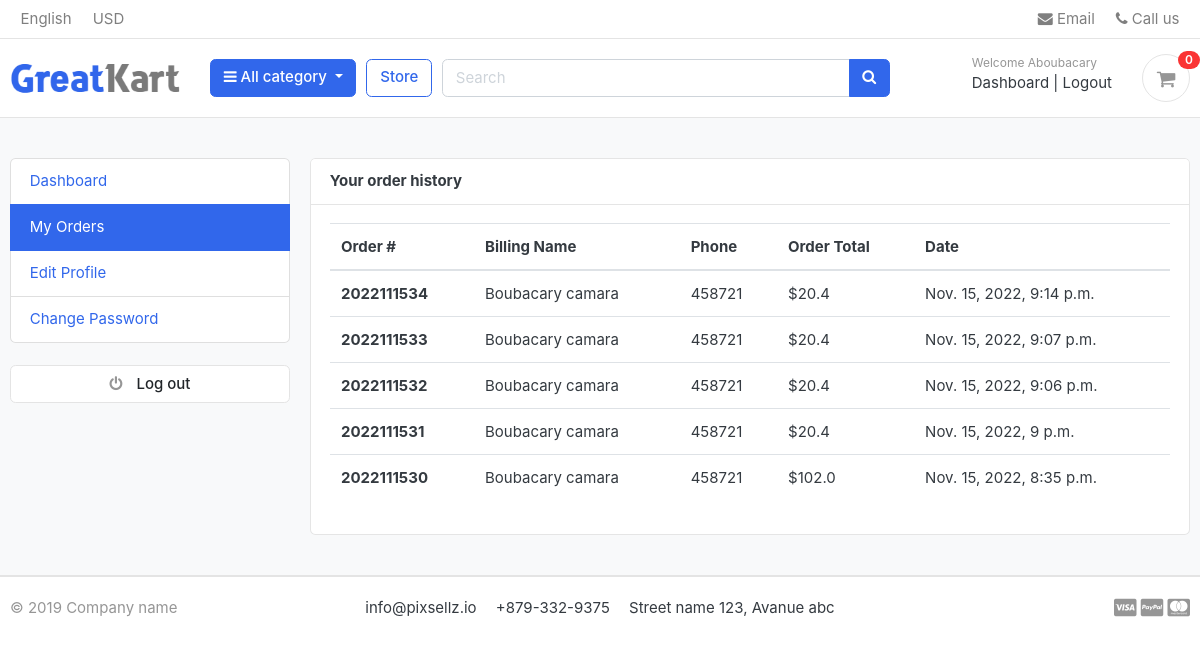
The app's page /accounts/my_orders/ (signed in), older data.
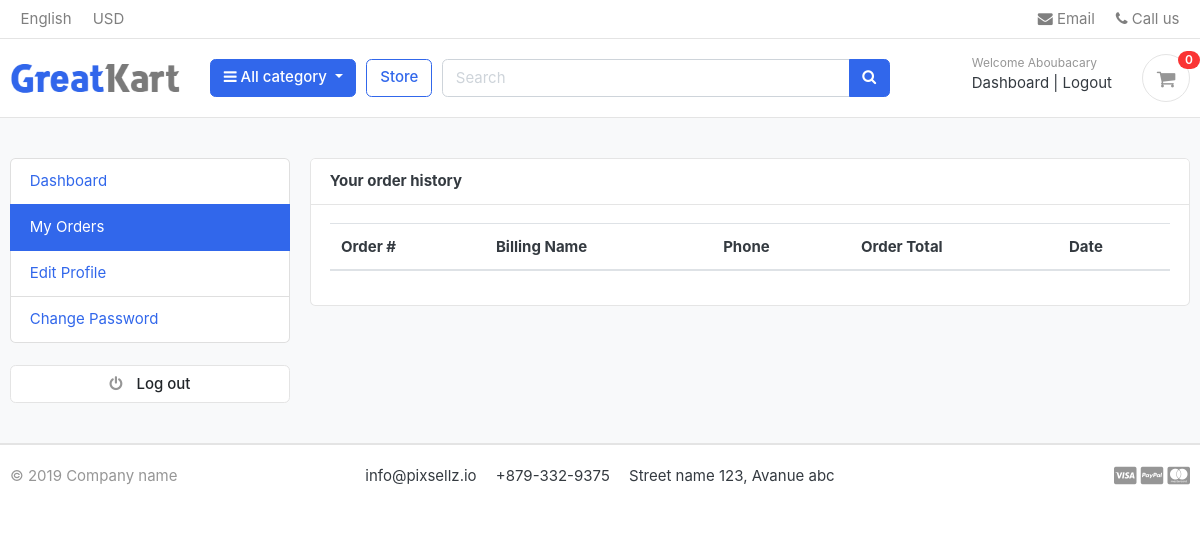
The same page, newer data.
### accounts/models.py (models this page shows, shortened)
class Account(AbstractBaseUser):
     first_name = models.CharField(max_length=50)
     last_name  = models.CharField(max_length=50)
     username   = models.CharField(max_length=50, unique=True)
     email      = models.EmailField(max_length=100, unique=True)
     phone_number= models.CharField(max_length=50)
     date_joined = models.DateTimeField(auto_now_add=True)
     last_login = models.DateTimeField(auto_now_add=True)
     is_admin = models.BooleanField(default=False)
     is_staff = models.BooleanField(default=False)
     is_active = models.BooleanField(default=False)
     is_superadmin = models.BooleanField(default=False)
     USERNAME_FIELD = 'email'
     REQUIRED_FIELDS = ['username','first_name','last_name']
     objects = MyAccountManager()

### orders/models.py (models this page shows, shortened)
class Order(models.Model):
    STATUS = (
        ('New', 'New'),
        ('Accepted', 'Accepted'),
        ('Completed', 'Completed'),
        ('Cancelled', 'Cancelled'),
    )
    user = models.ForeignKey(Account,on_delete=models.SET_NULL,null=True)
    payment = models.ForeignKey(Payment,on_delete=models.SET_NULL, blank=True, null=True)
    order_number = models.CharField(max_length=50)
    first_name = models.CharField(max_length=50)
    last_name = models.CharField(max_length=50)
    phone = models.CharField(max_length=15)
    email = models.EmailField(max_length=50)
    address_line_1 = models.CharField(max_length=50)
    address_line_2 = models.CharField(max_length=50, blank=True)
    country = models.CharField(max_length=50)
    state = models.CharField(max_length=50)
    city = models.CharField(max_length=50)
    order_note = models.CharField(max_length=300, blank=True)
    order_total = models.FloatField()
    tax = models.FloatField()
    status = models.CharField(max_length=10, choices=STATUS, default='New')
    ip = models.CharField(blank=True, max_length=20)
    is_ordered = models.BooleanField(default=False)
    created_at = models.DateTimeField(auto_now_add=True)
    updated_at = models.DateTimeField(auto_now=True)
    def full_name(self):
        return f'{self.first_name} {self.last_name}'

### accounts/views.py (the view)
# urls.py: path('my_orders/', views.my_orders, name='my_orders'),
def my_orders(request):
    orders = Order.objects.filter(user=request.user, is_ordered=True).order_by('-created_at')
    context = {
        'orders': orders,
    }
    return render(request, 'accounts/my_orders.html', context)

### carts/context_processors.py (called while the page is built)
def counter(request):
    cart_count = 0
    if 'admin' in request.path:
        return ()
    else:
        try:
            cart = Cart.objects.filter(cart_id=_cart_id(request))
            if request.user.is_authenticated:
                cart_items = Cartitem.objects.all().filter(user=request.user)
            else:
                cart_items = Cartitem.objects.all().filter(cart=cart[:1])
            for cart_item in cart_items:
                cart_count += cart_item.quantity
        except Cart.DoesNotExist:
            cart_count = 0
    return dict(cart_count=cart_count)

### carts/views.py (called while the page is built)
def _cart_id(request):
    cart = request.session.session_key
    if not cart :
        cart = request.session.create()
    return cart

### category/context_processors.py (called while the page is built)
def menu_links(request):
    links = category.objects.all()
    return dict(links=links)

### category/models.py (called while the page is built)
    def get_url(self):
        return reverse('product_by_category', args=[self.slug])

### templates/accounts/my_orders.html (shortened to what this page needs)
{% extends 'base.html' %}
{% load static %}
{% block content %}
<section class="section-conten padding-y bg">
<div class="container">
	<div class="row">
  {% include 'includes/dashboard_sidebar.html' %}
	<main class="col-md-9">
		<article class="card">
		<header class="card-header">
			<strong class="d-inline-block mr-3">Your order history</strong>
		</header>
		<div class="card-body">
			<div class="row">
        <div class="col-md-12">
          <table class="table table-hover">
            <thead>
              <tr>
                <th scope="col">Order #</th>
                <th scope="col">Billing Name</th>
                <th scope="col">Phone</th>
                <th scope="col">Order Total</th>
                <th scope="col">Date</th>
              </tr>
            </thead>
            <tbody>
              {% for order in orders %}
              <tr>
                <th scope="row">{{order.order_number}}</th>
                <td>{{order.full_name}}</td>
                <td>{{order.phone}}</td>
                <td>${{order.order_total}}</td>
                <td>{{order.created_at}}</td>
              </tr>
              {% endfor %}
            </tbody>
          </table>
        </div>
			</div>
		</div>
		</article>
	</main>
</div>
</div>
</section>
{% endblock %}

### templates/base.html (shortened to what this page needs)
{% load static %}
<!DOCTYPE HTML>
<html lang="en">
<head>
<link href="{% static 'css/bootstrap.css' %}" rel="stylesheet" type="text/css"/>
<link href="{% static 'fonts/fontawesome/css/all.min.css' %}" type="text/css" rel="stylesheet">
<link href="{% static 'css/ui.css' %}" rel="stylesheet" type="text/css"/>
<link href="{% static 'css/responsive.css' %}" rel="stylesheet" media="only screen and (max-width: 1200px)" />
<link href="{% static 'css/custom.css' %}" rel="stylesheet" type="text/css"/>
<link rel="stylesheet" href="https://cdnjs.cloudflare.com/ajax/libs/font-awesome/4.7.0/css/font-awesome.min.css">
</head>
<body>
{% include 'includes/navbar.html' %}
{% block content %}{% endblock %}
{% include 'includes/footer.html' %}

### templates/includes/navbar.html (shortened to what this page needs)
{% load static %}
<header class="section-header">
<nav class="navbar p-md-0 navbar-expand-sm navbar-light border-bottom">
<div class="container">
  <div class="collapse navbar-collapse" id="navbarTop4">
    <ul class="navbar-nav mr-auto">
      <li class="nav-item dropdown">
      <a href="#" class="nav-link">   English </a>
    </li>
    <li class="nav-item dropdown">
      <a href="#" class="nav-link"> USD </a>
    </li>
    </ul>
    <ul class="navbar-nav">
    <li><a href="#" class="nav-link"> <i class="fa fa-envelope"></i> Email </a></li>
    <li><a href="#" class="nav-link"> <i class="fa fa-phone"></i> Call us </a></li>
  </ul>
  </div>
</div>
</nav>
<section class="header-main border-bottom">
  <div class="container">
<div class="row align-items-center">
  <div class="col-lg-2 col-md-3 col-6">
    <a href="{% url 'home' %}" class="brand-wrap">
      <img class="logo" src="{% static './images/logo.png' %}">
    </a>
  </div>
  <div class="col-lg col-sm col-md col-6 flex-grow-0">
    <div class="category-wrap dropdown d-inline-block float-right">
      <button type="button" class="btn btn-primary dropdown-toggle" data-toggle="dropdown">
        <i class="fa fa-bars"></i> All category
      </button>
    </div>
  </div>
  <a href="{% url 'Store' %}" class="btn btn-outline-primary">Store</a>
  <div class="col-lg  col-md-6 col-sm-12 col">
    <form action="{% url 'search' %}" class="search" method='GET'>
      <div class="input-group w-100">
          <input type="text" class="form-control" style="width:60%;" placeholder="Search" name="keyword">
          <div class="input-group-append">
            <button class="btn btn-primary" type="submit">
              <i class="fa fa-search"></i>
            </button>
          </div>
        </div>
    </form>
  </div>
  <div class="col-lg-3 col-sm-6 col-8 order-2 order-lg-3">
        <div class="d-flex justify-content-end mb-3 mb-lg-0">
          {% if user.id is None %}
          <div class="widget-header">
            <small class="title text-muted">Welcome guest!</small>
            <div>
              <a href="{% url 'login' %}">Sign in</a> <span class="dark-transp"> | </span>
              <a href="{% url 'register' %}"> Register</a>
            </div>
          </div>
          {% else %}
          <div class="widget-header">
            <small class="title text-muted">Welcome {{ user.first_name }}</small>
            <div>
              <a href="{% url 'dashboard' %}">Dashboard</a> <span class="dark-transp"> | </span>
              <a href="{% url 'logout' %}"> Logout</a>
            </div>
          </div>
          {% endif %}
          <a href="{% url 'cart' %}" class="widget-header pl-3 ml-3">
            <div class="icon icon-sm rounded-circle border"><i class="fa fa-shopping-cart"></i></div>
            <span class="badge badge-pill badge-danger notify">{{cart_count}}</span>
          </a>
        </div>
      </div>
</div>
  </div>
</section>
</header>

### templates/includes/dashboard_sidebar.html
<aside class="col-md-3">
  <ul class="list-group">
    <a class="list-group-item {% if '/accounts/' == request.path %}active{% endif %}" href="{% url 'dashboard' %}"> Dashboard </a>
    <a class="list-group-item {% if '/my_orders/' in request.path %}active{% endif %}" href="{% url 'my_orders' %}"> My Orders </a>
    <a class="list-group-item" href="#"> Edit Profile </a>
    <a class="list-group-item" href="#"> Change Password </a>
  </ul>
  <br>
  <a class="btn btn-light btn-block" href="{% url 'logout' %}"> <i class="fa fa-power-off"></i> <span class="text">Log out</span> </a>
</aside>

### templates/includes/footer.html
<footer class="section-footer border-top">
	<div class="container">
		<section class="footer-bottom border-top row">
			<div class="col-md-2">
				<p class="text-muted"> &copy 2019 Company name </p>
			</div>
			<div class="col-md-8 text-md-center">
				<span  class="px-2">info@pixsellz.io</span>
				<span  class="px-2">+879-332-9375</span>
				<span  class="px-2">Street name 123, Avanue abc</span>
			</div>
			<div class="col-md-2 text-md-right text-muted">
				<i class="fab fa-lg fa-cc-visa"></i>
				<i class="fab fa-lg fa-cc-paypal"></i>
				<i class="fab fa-lg fa-cc-mastercard"></i>
			</div>
		</section>
	</div>
</footer>

### GreatKart/static/css/ui.css (style rules this page uses)
html { font-family: "Inter", sans-serif; font-size: 15px; }
.icon-xs, .icon-sm, .icon-md, .icon-lg { display: inline-block; text-align: center; flex-shrink: 0; flex-grow: 0; }
.icon-sm { width: 48px; height: 48px; line-height: 48px !important; font-size: 20px; }
.padding-y { padding-top: 40px; padding-bottom: 40px; }
article:after, .form-group:after { display: block; clear: both; content: ""; }
.bg { background-color: #f8f9fa; }
p:last-child { margin-bottom: 0; }
.header-main { position: relative; padding-top: 1rem; padding-bottom: 1rem; }
.brand-wrap .logo, .navbar-brand .logo { margin-right: 7px; max-height: 42px; display: inline-block; }
.widget-header { display: inline-block; vertical-align: middle; position: relative; }
.widget-header a { color: #343a40; }
.widget-header i { color: #969696; }
.widget-header .title { display: block; }
.widget-header .notify { position: absolute; top: -3px; right: -10px; }
.footer-bottom { padding-top: 20px; padding-bottom: 20px; }
.btn-light { background-color: #fff; border-color: #e4e4e4; }
.btn-light i { color: #969696; }
.btn i + .text { margin-left: 10px; }
.notify { position: absolute; top: -4px; right: -10px; display: inline-block; padding: 0.25em 0.6em; font-size: 12px; line-height: 1; text-align: center; border-radius: 3rem; color: #fff; background-color: #fa3434; }

Row changes from the older to the newer data that the page shows:
removed Order: order_number "2022111534", full_name "Boubacary camara", phone "458721", order_total "20.4", created_at "Nov. 15, 2022, 9:14 p.m."
removed Order: order_number "2022111533", full_name "Boubacary camara", phone "458721", order_total "20.4", created_at "Nov. 15, 2022, 9:07 p.m."
removed Order: order_number "2022111532", full_name "Boubacary camara", phone "458721", order_total "20.4", created_at "Nov. 15, 2022, 9:06 p.m."
removed Order: order_number "2022111531", full_name "Boubacary camara", phone "458721", order_total "20.4", created_at "Nov. 15, 2022, 9 p.m."
removed Order: order_number "2022111530", full_name "Boubacary camara", phone "458721", order_total "102.0", created_at "Nov. 15, 2022, 8:35 p.m."
